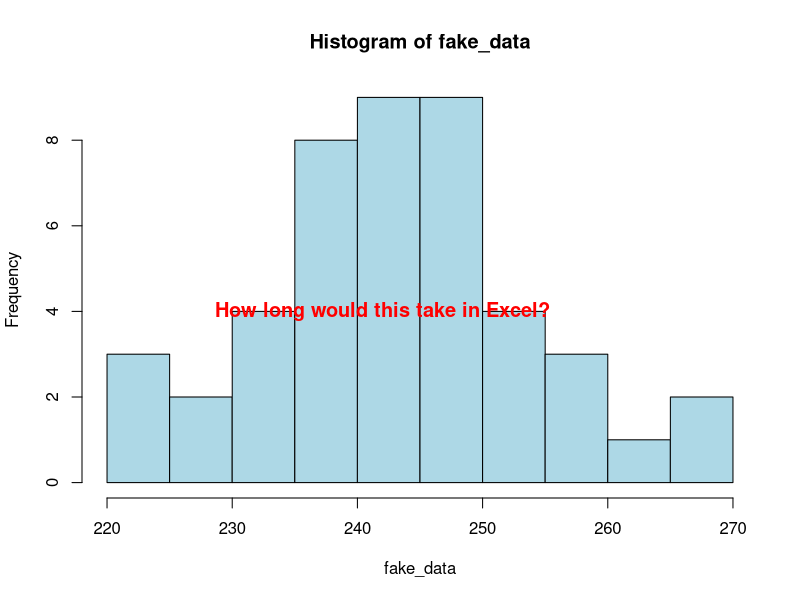

Here is the R script that generated this plot:
## ---- chunk 1
fake_data <- rnorm(45,mean = 240, sd = 12)
hist(fake_data, col = "lightblue")
text(x = 242, y = 4, "How long would this take in Excel?" , font = 2,cex = 1.2,  col = "red")
